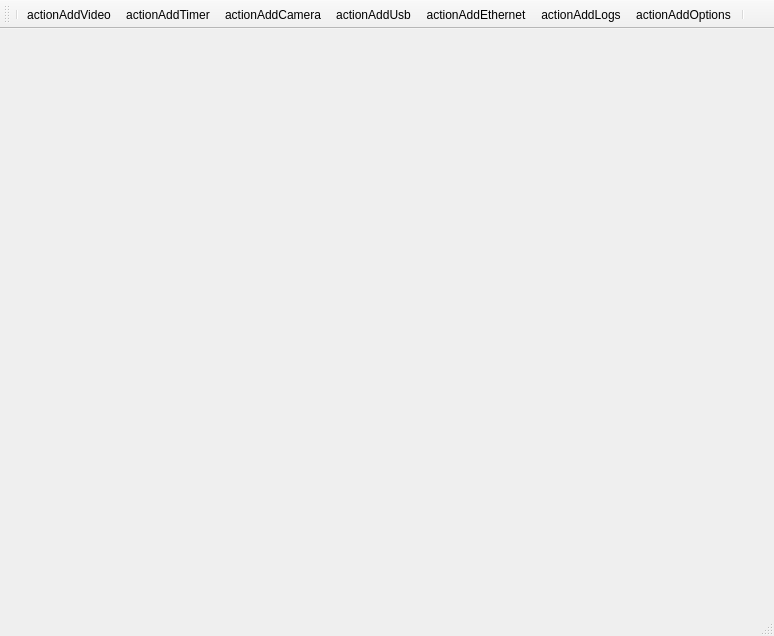
<?xml version="1.0" encoding="UTF-8"?>
<ui version="4.0">
 <class>MainWindow</class>
 <widget class="QMainWindow" name="MainWindow">
  <property name="geometry">
   <rect>
    <x>0</x>
    <y>0</y>
    <width>774</width>
    <height>636</height>
   </rect>
  </property>
  <property name="windowTitle">
   <string>Accreditation ver0_003</string>
  </property>
  <widget class="QWidget" name="centralWidget"/>
  <widget class="QMenuBar" name="menuBar">
   <property name="enabled">
    <bool>false</bool>
   </property>
   <property name="geometry">
    <rect>
     <x>0</x>
     <y>0</y>
     <width>774</width>
     <height>21</height>
    </rect>
   </property>
  </widget>
  <widget class="QStatusBar" name="statusBar"/>
  <widget class="QToolBar" name="mainToolBar">
   <attribute name="toolBarArea">
    <enum>TopToolBarArea</enum>
   </attribute>
   <attribute name="toolBarBreak">
    <bool>false</bool>
   </attribute>
   <addaction name="separator"/>
   <addaction name="actionAddVideo"/>
   <addaction name="actionAddTimer"/>
   <addaction name="actionAddCamera"/>
   <addaction name="actionAddUsb"/>
   <addaction name="actionAddEthernet"/>
   <addaction name="actionAddLogs"/>
   <addaction name="actionAddOptions"/>
   <addaction name="separator"/>
  </widget>
  <action name="actionAddVideo">
   <property name="icon">
    <iconset resource="icons.qrc">
     <normaloff>:/resource/video.png</normaloff>:/resource/video.png</iconset>
   </property>
   <property name="text">
    <string>actionAddVideo</string>
   </property>
   <property name="toolTip">
    <string>actionAddVideo</string>
   </property>
  </action>
  <action name="actionAddTimer">
   <property name="icon">
    <iconset resource="icons.qrc">
     <normaloff>:/resource/timer.png</normaloff>:/resource/timer.png</iconset>
   </property>
   <property name="text">
    <string>actionAddTimer</string>
   </property>
   <property name="toolTip">
    <string>actionAddTimer</string>
   </property>
  </action>
  <action name="actionAddCamera">
   <property name="icon">
    <iconset resource="icons.qrc">
     <normaloff>:/resource/camera.png</normaloff>:/resource/camera.png</iconset>
   </property>
   <property name="text">
    <string>actionAddCamera</string>
   </property>
   <property name="toolTip">
    <string>actionAddCamera</string>
   </property>
  </action>
  <action name="actionAddUsb">
   <property name="icon">
    <iconset resource="icons.qrc">
     <normaloff>:/resource/usb.png</normaloff>:/resource/usb.png</iconset>
   </property>
   <property name="text">
    <string>actionAddUsb</string>
   </property>
   <property name="toolTip">
    <string>actionAddUsb</string>
   </property>
  </action>
  <action name="actionAddEthernet">
   <property name="icon">
    <iconset resource="icons.qrc">
     <normaloff>:/resource/ethernet.png</normaloff>:/resource/ethernet.png</iconset>
   </property>
   <property name="text">
    <string>actionAddEthernet</string>
   </property>
   <property name="toolTip">
    <string>actionAddEthernet</string>
   </property>
  </action>
  <action name="actionAddLogs">
   <property name="icon">
    <iconset resource="icons.qrc">
     <normaloff>:/resource/logs.png</normaloff>:/resource/logs.png</iconset>
   </property>
   <property name="text">
    <string>actionAddLogs</string>
   </property>
   <property name="toolTip">
    <string>actionAddLogs</string>
   </property>
  </action>
  <action name="actionAddOptions">
   <property name="icon">
    <iconset resource="icons.qrc">
     <normaloff>:/resource/options.png</normaloff>:/resource/options.png</iconset>
   </property>
   <property name="text">
    <string>actionAddOptions</string>
   </property>
   <property name="toolTip">
    <string>actionAddOptions</string>
   </property>
  </action>
 </widget>
 <layoutdefault spacing="6" margin="11"/>
 <resources>
  <include location="icons.qrc"/>
 </resources>
 <connections/>
</ui>
